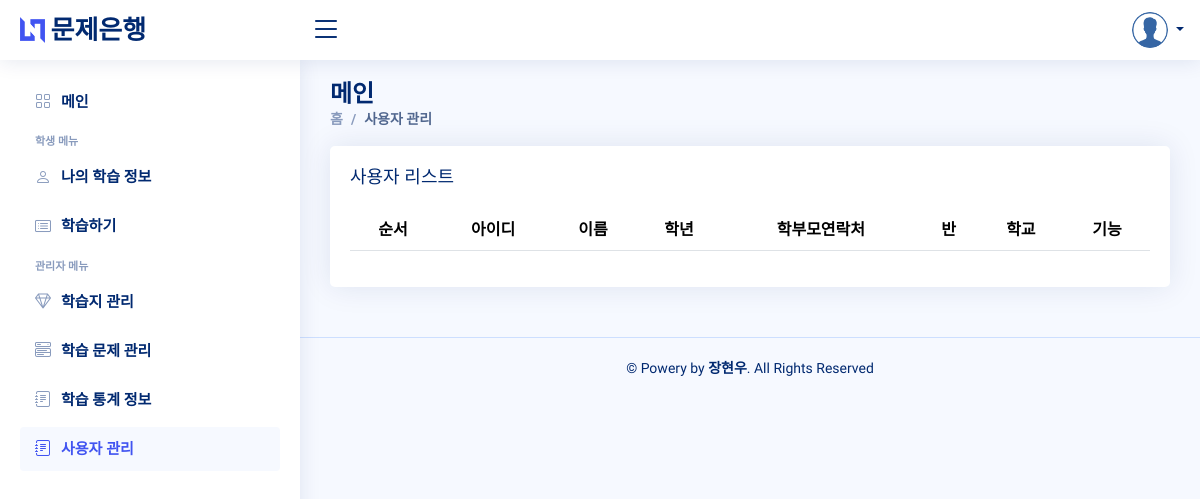
The page /userlist on the database as committed earlier.
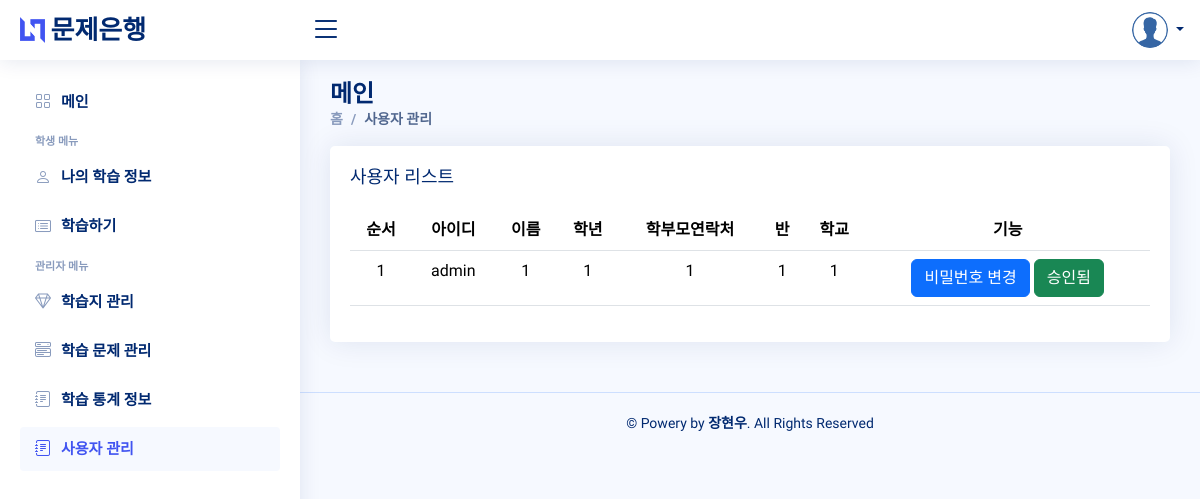
The same page on the database as committed later.
### models.py (models this page shows)
class BaseModel(Model):
    class Meta:
        database = db

class User(BaseModel):
    name = CharField()
    grade = IntegerField()
    parent_contact = CharField()
    user_class = CharField()
    school = CharField()
    username = CharField(unique=True)
    password = CharField()
    approved = BooleanField(default=True)

### application.py (the view)
@app.route('/userlist')
def userlist():
    if 'user_id' in session:
        current_user = User.get(User.id == session['user_id'])
    else:
        current_user = None
    userlist = User.select()
    return render_template('userlist.html', userlist=userlist, user=current_user)

### templates/userlist.html (shortened to what this page needs)
<!DOCTYPE html>
<html lang="en">
<head>
  <link href="static/vendor/bootstrap/css/bootstrap.min.css" rel="stylesheet">
  <link href="static/vendor/bootstrap-icons/bootstrap-icons.css" rel="stylesheet">
  <link href="static/vendor/boxicons/css/boxicons.min.css" rel="stylesheet">
  <link href="static/vendor/quill/quill.snow.css" rel="stylesheet">
  <link href="static/vendor/quill/quill.bubble.css" rel="stylesheet">
  <link href="static/vendor/remixicon/remixicon.css" rel="stylesheet">
  <link href="static/vendor/simple-datatables/style.css" rel="stylesheet">
  <link href="static/css/style.css" rel="stylesheet">
</head>
<body>
  <header id="header" class="header fixed-top d-flex align-items-center">
    <div class="d-flex align-items-center justify-content-between">
      <a href="/main" class="logo d-flex align-items-center">
        <img src="static/img/logo.png" alt="">
        <span class="d-none d-lg-block">문제은행</span>
      </a>
      <i class="bi bi-list toggle-sidebar-btn"></i>
    </div>
    <nav class="header-nav ms-auto">
      <ul class="d-flex align-items-center">
        <li class="nav-item dropdown pe-3">
          <a class="nav-link nav-profile d-flex align-items-center pe-0" href="#" data-bs-toggle="dropdown">
            <img src="static/img/userimg.png" alt="Profile" class="rounded-circle">
            <span class="d-none d-md-block dropdown-toggle ps-2">{{ user.name }}</span>
          </a>
        </li>
      </ul>
    </nav>
  </header>
  <aside id="sidebar" class="sidebar">
    <ul class="sidebar-nav" id="sidebar-nav">
      <li class="nav-item">
        <a class="nav-link collapsed" href="/main">
          <i class="bi bi-grid"></i>
          <span>메인</span>
        </a>
      </li>
      <li class="nav-heading">학생 메뉴</li>
      <li class="nav-item">
        <a class="nav-link collapsed" href="/main">
          <i class="bi bi-person"></i>
          <span>나의 학습 정보</span>
        </a>
      </li>
      <li class="nav-item">
        <a class="nav-link collapsed" href="/main">
          <i class="bi bi-card-list"></i>
          <span>학습하기</span>
        </a>
      </li>
      <li class="nav-heading">관리자 메뉴</li>
        <li class="nav-item">
            <a class="nav-link collapsed" href="/worksheet">
                <i class="bi bi-gem"></i>
                <span>학습지 관리</span>
            </a>
        </li>
        <li class="nav-item">
            <a class="nav-link collapsed" href="/category">
             <i class="bi bi-menu-button-wide"></i>
              <span>학습 문제 관리</span>
            </a>
        </li>
        <li class="nav-item">
            <a class="nav-link collapsed" href="/main">
              <i class="bi bi-journal-text"></i>
              <span>학습 통계 정보</span>
            </a>
          </li>
        <li class="nav-item">
            <a class="nav-link" href="/userlist">
              <i class="bi bi-journal-text"></i>
              <span>사용자 관리</span>
            </a>
          </li>
    </ul>
  </aside>
  <main id="main" class="main">
    <div class="pagetitle">
      <h1>메인</h1>
      <nav>
        <ol class="breadcrumb">
          <li class="breadcrumb-item"><a href="index.html">홈</a></li>
          <li class="breadcrumb-item active">사용자 관리</li>
        </ol>
      </nav>
    </div>
    <section class="section dashboard">
      <div class="row">
        <div class="col-lg-12">
          <div class="card">
            <div class="card-body">
              <h5 class="card-title">사용자 리스트</h5>
              <table class="table datatable">
                <thead>
                <tr>
                    <th style="text-align: center;">순서</th>
                    <th style="text-align: center;">아이디</th>
                    <th style="text-align: center;">이름</th>
                    <th style="text-align: center;">학년</th>
                    <th style="text-align: center;">학부모연락처</th>
                    <th style="text-align: center;">반</th>
                    <th style="text-align: center;">학교</th>
                    <th style="text-align: center;">기능</th>
                </tr>
            </thead>
                <tbody>
                    {% for user in userlist %}
                    <tr>
                        <td style="text-align: center;">{{ user.id }}</td>
                        <td style="text-align: center;">{{ user.username }}</td>
                        <td style="text-align: center;">{{ user.name }}</td>
                        <td style="text-align: center;">{{ user.grade }}</td>
                        <td style="text-align: center;">{{ user.parent_contact }}</td>
                        <td style="text-align: center;">{{ user.user_class }}</td>
                        <td style="text-align: center;">{{ user.school }}</td>
                        <td style="text-align: center;">
                            <button class="btn btn-primary btn-change-password" data-id="{{ user.id }}">비밀번호 변경</button>
                            <button class="btn btn-toggle-approval {% if user.approved %}btn-success{% else %}btn-danger{% endif %}" data-id="{{ user.id }}">
                                {% if user.approved %}승인됨{% else %}미승인{% endif %}
                            </button>
                        </td>
                    </tr>
                    {% endfor %}
                </tbody>
              </table>
            </div>
          </div>
        </div>
      </div>
    </section>
  </main>
  <footer id="footer" class="footer">
    <div class="copyright">
      &copy; Powery by <strong><span>장현우</span></strong>. All Rights Reserved
    </div>
  </footer>
</body>
</html>

### static/css/style.css (style rules this page uses)
:root { scroll-behavior: smooth; }
body { font-family: "Open Sans", sans-serif; background: #f6f9ff; color: #444444; }
a { color: #4154f1; text-decoration: none; }
h1, h2, h3, h4, h5, h6 { font-family: "Nunito", sans-serif; }
#main { margin-top: 60px; padding: 20px 30px; transition: all 0.3s; }
.pagetitle { margin-bottom: 10px; }
.pagetitle h1 { font-size: 24px; margin-bottom: 0; font-weight: 600; color: #012970; }
.card { margin-bottom: 30px; border: none; border-radius: 5px; box-shadow: 0px 0 30px rgba(1, 41, 112, 0.1); }
.card-title { padding: 20px 0 15px 0; font-size: 18px; font-weight: 500; color: #012970; font-family: "Poppins", sans-serif; }
.card-body { padding: 0 20px 20px 20px; }
.breadcrumb { font-size: 14px; font-family: "Nunito", sans-serif; color: #899bbd; font-weight: 600; }
.breadcrumb a { color: #899bbd; transition: 0.3s; }
.breadcrumb .breadcrumb-item::before { color: #899bbd; }
.breadcrumb .active { color: #51678f; font-weight: 600; }
.logo { line-height: 1; }
@media (min-width: 1200px) { .logo { width: 280px; } }
.logo img { max-height: 26px; margin-right: 6px; }
.logo span { font-size: 26px; font-weight: 700; color: #012970; font-family: "Nunito", sans-serif; }
.header { transition: all 0.5s; z-index: 997; height: 60px; box-shadow: 0px 2px 20px rgba(1, 41, 112, 0.1); background-color: #fff; padding-left: 20px; }
.header .toggle-sidebar-btn { font-size: 32px; padding-left: 10px; cursor: pointer; color: #012970; }
.header-nav ul { list-style: none; }
.header-nav>ul { margin: 0; padding: 0; }
.header-nav .nav-profile { color: #012970; }
.header-nav .nav-profile img { max-height: 36px; }
.header-nav .nav-profile span { font-size: 14px; font-weight: 600; }
.sidebar { position: fixed; top: 60px; left: 0; bottom: 0; width: 300px; z-index: 996; transition: all 0.3s; padding: 20px; overflow-y: auto; scrollbar-width: thin; scrollbar-color: #aab7cf transparent; box-shadow: 0px 0px 20px rgba(1, 41, 112, 0.1); background-color: #fff; }
@media (min-width: 1200px) { #main, #footer { margin-left: 300px; } }
.sidebar-nav { padding: 0; margin: 0; list-style: none; }
.sidebar-nav li { padding: 0; margin: 0; list-style: none; }
.sidebar-nav .nav-item { margin-bottom: 5px; }
.sidebar-nav .nav-heading { font-size: 11px; text-transform: uppercase; color: #899bbd; font-weight: 600; margin: 10px 0 5px 15px; }
.sidebar-nav .nav-link { display: flex; align-items: center; font-size: 15px; font-weight: 600; color: #4154f1; transition: 0.3; background: #f6f9ff; padding: 10px 15px; border-radius: 4px; }
.sidebar-nav .nav-link i { font-size: 16px; margin-right: 10px; color: #4154f1; }
.sidebar-nav .nav-link.collapsed { color: #012970; background: #fff; }
.sidebar-nav .nav-link.collapsed i { color: #899bbd; }
.footer { padding: 20px 0; font-size: 14px; transition: all 0.3s; border-top: 1px solid #cddfff; }
.footer .copyright { text-align: center; color: #012970; }

Rows that differ between the two databases and show on the page:
added User: id "1", username "admin", name "1", grade "1", parent_contact "1", user_class "1", school "1", approved "승인됨"
